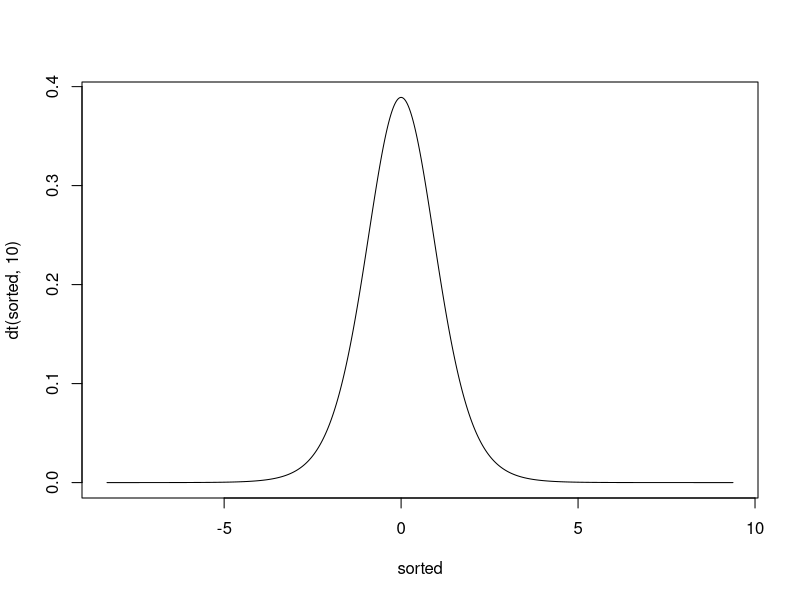

Reproduce this figure in R. (Note: this script raises an error after producing the figure.)
## Problem Set 1
## Carolin Helmholz

## 1
# Poisson:
# Natural numbers beginning at 0.
# mu: the mean number of successes in a time interval.
# Discrete.
# Events that occur in a fixed period of time or space. Ex: rolling a die over the
  #course of a fixed 2 minute period.  

# Negative binomial:
# 0 and all positive integers.
# r > 0, used to denote the number of attempts before success (integer/real(?))
  # p: probability of success in each experiment (real)
# Discrete.
# Data (independent) from a non-fixed number of trials (n), where there are only 
  #two possible outcomes, and the probability of success for each trial is constant. 
  #The number of trials needed for r successes is denoted by the variable Y. 
  #Ex: choosing a card from a deck (with replacement) until you have drawn two aces. 

# T:
# Real numbers from negative infinity to positive infinity.
# Nu (degrees of freedom, expressed as real numbers) greater than 0.
# Continuous
# Three main options: data from two independent groups, data from a single group at 
  #two different instances, or data from a single group and a known comparable mean.
  # Used when population variance is unknown and/or sample size is small.
  # Ex: costs of a procedure at two different hospitals. 

## 2
# (a)
# When the measured variance of our random variable is larger than the expected value. 

# (b)
# Using the Poisson models assumes that for a given covariate profile T, the mean and 
  #variance of T are equal. The PMF function for the Poisson distribution only takes 
  #into account a single variable intending to relfect both the mean and variance. 
  #Heterogeneity in the data (where now the variance is not accurately represented) 
  #can render this model ill-suited.

# (c)
# In the Negative Binomial Distribution, the equation for variance includes the extra
  #parameter r, with the result being that the mean and variance are no longer set to 
  #be equal, allowing for a more accurate representation of certain data. 

## 3
# (a)
x <- rnorm(10000, 3, 1.224744871) #rnorm takes sd, we were provided the variance.
kurtosis <- function(x){
  mu <- mean(x)                 #calculates mean
  var <- var(x)                 #calculates variance
  N <- length(x)                #calculates N (samples)
  numer <- (x-mu)^4             #calculates numerator of equation
  denom <- var^2                #calculates denominator of equation
  kurt <- (1/N)*sum(numer/denom)  #kurtosis eqation
  return(kurt)
}
                  # kurt = 3.0541

# (b)
secondx <- rnorm(10000, 12, 7.0710678)
kurtosis2 <- function(secondx){     #variable names changed for new data.
  mu2 <- mean(secondx)              
  var2 <- var(secondx)              
  N2 <- length(secondx)             
  numer2 <- (secondx-mu2)^4         
  denom2 <- var2^2                  
  kurt2 <- (1/N2)*sum(numer2/denom2)
  return(kurt2)
}
                  # kurt2 = 2.9356

# (c) zero

# (d)(e) 
nu <- 10
tvar <- function(nu){   #create a function that takes nu and returns the variance (formula found online).
  var3 <-(nu/(nu-2))
  return(var3)
}                 # var3 = 1.25

# (f) 
newnorm <- rnorm(100000, 0, 1.11803398875)

# (g)
newtdist <- rt(100000, 10)
sorted <- sort(newtdist)
plot(sorted, dt(sorted, 10), type = 'l') #plot the sorted data as a line graph.

# (h)
sorted2 <- sort(newnorm)  
lines(sorted2, type="l", col="red") #graph isn't looking correct - not sure why.

# (i)
# Unable to visualize with graph, but from what I understand (and can see form visualizations), the 
  #t-test is better for outliers because it uses group means, which according to the CLT, essentially 
  #reach a normal distribution after repeated sampling (irregardless of outliers). Also, the t-test 
  #uses a standard error of the sample means that is not affected by the distribution of X. The 95% 
  #CI should include the difference in the group means even when x is not normal (as long as N is 
  #large enough). The tails in a t-distribution represent the leftover 5%. 


## 4
# (a) #had trouble with load.csv, so I loaded ducks.csv with the import dataset button
ducksneeded <- (ducks$x) # pulling out the second column

# (b) 
# Normal: Does not appear normal.
# Gamma: Parameters are positive real numbers.
# Beta: Beta dist is defined on the interval [0,1].
# Poisson: Support is natural numbers starting at zero
# Negative binomial: Support is 0 and all positive integers.
# t: Not testing between two means, N too large.

# (c)
duckdensity <- density(ducksneeded, n=10000)  #produces density vector
plot(duckdensity) #visualizes density vector

# (d)
ducktest <- duckdensity$x
duckup <- which(duckdensity$x >= 7)[1] #result = 7063 (?)
ducklow <- which(duckdensity$x <= 7)[1] #result = 1 (?) this doesn't make sense

# These vector indexes would've provided me the bounds from which to estimate my rectangle

#integrate(dnorm, mean=(mean(duckdensity$x), sd= __, lower = __, upper = __)) 


# (e)

